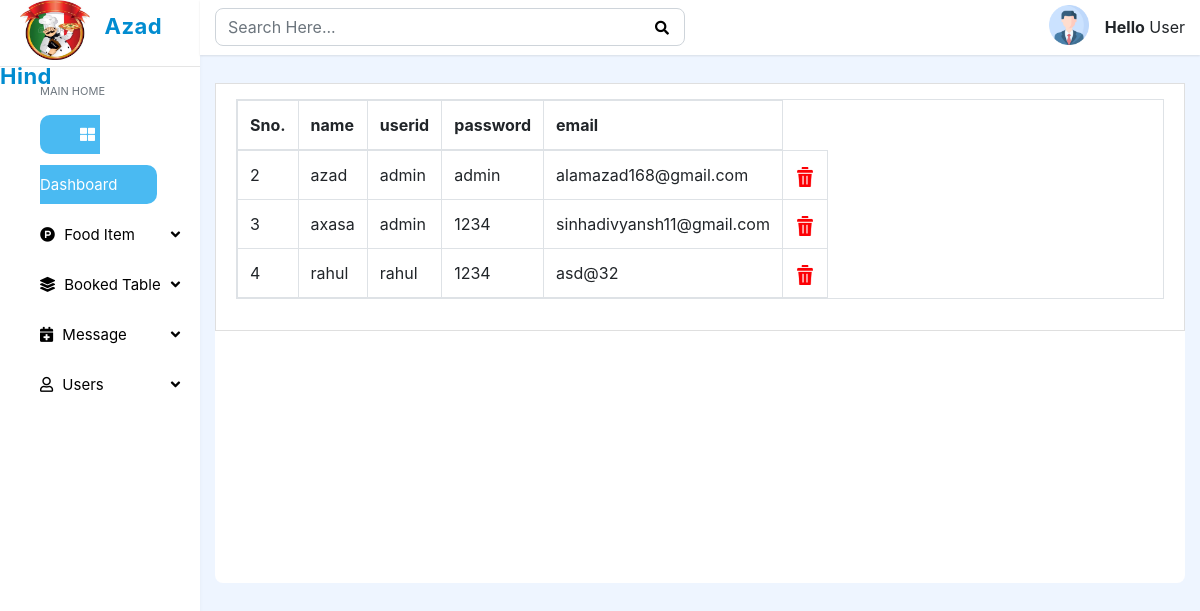
Screenshot of /admin/user.php with the database file from the repository.
### tables this page shows
CREATE TABLE `user` (
  `id` int(50) NOT NULL,
  `name` varchar(30) NOT NULL,
  `email` varchar(30) NOT NULL,
  `phone` bigint(10) NOT NULL,
  `userid` varchar(30) NOT NULL,
  `password` varchar(10) NOT NULL
);

### admin/user.php (the view, shortened to what this page needs)
<?php
include 'include/header.php';
include 'include/sidebar.php';
include 'include/top-right.php';
?>
<div class="container-fluid">
	<div class="row mt-5 card-area">
		<div class="col-12 m-0 p-0">
            <div class="card">
                <div class="card-body">
                    <table class="table table-bordered table-hover table table-responsive"  id="table_id">
                        <thead>
                            <tr>
                                <th data-priority="1">Sno.</th>
                                <th>name</th>
                                <th>userid</th>
                                <th>password</th>
                                <th>email</th>
                            </tr>
                        </thead>
                        <tbody>
                        	<?php
                        	include 'sql/config.php';
                        	$sql = "SELECT * FROM user";
                        	$table = mysqli_query($conn , $sql);
                        	if(mysqli_num_rows($table)>0){
                        		while($row = mysqli_fetch_array($table)){
                        			?>
                        			 <tr>
		                                <td><?php echo $row['id'];?></td>
		                                <td><?php echo $row['name'];?></td>
		                                <td><?php echo $row['userid']?></td>
		                                <td><?php echo $row['password']?></td>
		                                <td><?php echo $row['email'];?></td>
		                                <td>
		                                	<a href="sql/deleteuser.php?id=<?php echo $row['id'];?>"> <img src="img/delete.png" alt="..." height="20px" width="20px" class="mt-1"></a>
		                                </td>
		                            </tr>
		                            <?php
                        		}
                        	}
                        	?>
                        </tbody>
                    </table>
                </div>
            </div>
        </div>
    </div>
		</div>
<?php
include 'include/footer.php';
?>

### admin/include/header.php (shortened to what this page needs)
<!DOCTYPE html>
<html lang="en">
<head>
    <link rel="stylesheet" href="https://cdnjs.cloudflare.com/ajax/libs/font-awesome/5.3.0/css/all.min.css">
    <link rel="stylesheet" href="https://cdn.jsdelivr.net/npm/bootstrap@4.6.2/dist/css/bootstrap.min.css">
    <link rel="stylesheet" href="css/style.css">
</head>
<body>
    <div class="container-fluid">

### admin/include/sidebar.php (shortened to what this page needs)
<div class="row main">
            <div class="col-md-2 col-sm-12 left-area m-0 p-0">
                <div class="img-area">
                    <img src="img/logo.jpg" alt="img" height="60px" width="70px">
                    <span class="pt-3">Azad Hind</span>
                </div><hr>
                <p class=" text-muted">Main Home</p>
                <div id="submainnav">
                    <nav>
                    <ul>
                        <li><a href="index.php" id="dash"> <i class="fas fa-th-large"></i> Dashboard</a> </li>
                        <li><a href="#" onclick="show1()"> <i class="fab fa-product-hunt"></i> Food Item <i class="fas fa-angle-down" id="drop1"></i></a></li>
                        <li><a href="#" onclick="show2()">  <i class="fas fa-layer-group"></i> Booked Table <i class="fas fa-angle-down" id="drop2"></i></a>  </li>
                        <li><a href="#" onclick="show3()"> <i class="fas fa-calendar-plus"></i> Message <i class="fas fa-angle-down" id="drop3"></i></a> </li>
                        <li><a href="#" onclick="show4()"> <i class="far fa-user"></i> Users <i class="fas fa-angle-down" id="drop4"></i></a> </li>
                    </ul>
                </nav>
                </div>
            </div>

### admin/include/top-right.php (shortened to what this page needs)
<div class="col-md-10 col-sm-12 top-right">
            <div class="">
                <form action="">
                    <input type="text" placeholder="Search Here..." class="form-control" style="width: 470px!important; margin-top: 8px!important;">
                        <i class="fas fa-search"></i>
                </form>
            </div>
            <P class="pl-3 float-right"> <b>Hello</b> User</P>
            <img src="img/profile.png" alt="..." height="40px" width="40px" onclick="user()">

### admin/include/footer.php (shortened to what this page needs)
  </div>
    </div>
    <link rel="stylesheet" type="text/css" href="https://cdn.datatables.net/v/bs4/jszip-2.5.0/dt-1.10.20/b-1.6.1/b-colvis-1.6.1/b-html5-1.6.1/b-print-1.6.1/r-2.2.3/datatables.min.css" />
</body>
</html>

### admin/css/style.css (style rules this page uses)
body { margin: 0; padding: 0; overflow-x: hidden; }
.main { height: 1500px; background-color: #EEF5FF; }
.left-area { height: 1500px; background-color: #fff; box-shadow: rgba(0, 0, 0, 0.04) 0px 3px 5px; }
.img-area { height: 50px; }
.img-area img { margin-left: 20px; }
.img-area span { color: #018CD0; letter-spacing: 0.5px; font-size: 22px; font-weight: bold; padding-left: 10px; }
.left-area p { font-size: 11px; text-transform: uppercase; padding-left: 40px; }
.left-area nav ul li { display: block; }
.left-area nav li a { text-decoration: none; font-size: 15px; line-height: 50px; color: #000; }
#dash { background-color: hsl(200, 87%, 62%); width: 100%; color: #fff; padding: 10px 40px; border-radius: 10px; padding-left: -50px!important; }
.left-area nav li a i { padding-right: 5px; }
#drop1, #drop2,#drop3,#drop4 { float: right; padding-right: 20px; line-height: 50px; }
.top-right { height: 55px; background-color: #fff; box-shadow: rgba(0, 0, 0, 0.1) 0px 1px 2px 0px; }
.top-right form input[type="text"] { width: 480px; border-radius: 8px; margin-top: 8px; }
.top-right i { color: #000; padding-left: 440px; margin-top: -25px!important; display: block; font-size: 14px; }
.top-right img { float: right; margin-top: -30px; display: inline-block; }
.top-right p { margin-top: -20px; }
.card-area { height: auto; background-color: #fff; border-radius: 8px; }

### admin/include/header.php (style rules this page uses)
body { background-color: #F1F4F5; }
.card-body { padding: 0rem 1.25rem; }
p { margin-top: 0; margin-bottom: 10px; }
.card { border-radius: 0px; padding-top: 15px; padding-bottom: 15px; }

### admin/user.php (style rules this page uses)
.card-area { height: 500px; background-color: #fff; }

### rows the page displays
user: id "2", name "azad", userid "admin", password "admin", email "alamazad168@gmail.com"
user: id "3", name "axasa", userid "admin", password "1234", email "sinhadivyansh11@gmail.com"
user: id "4", name "rahul", userid "rahul", password "1234", email "asd@32"
